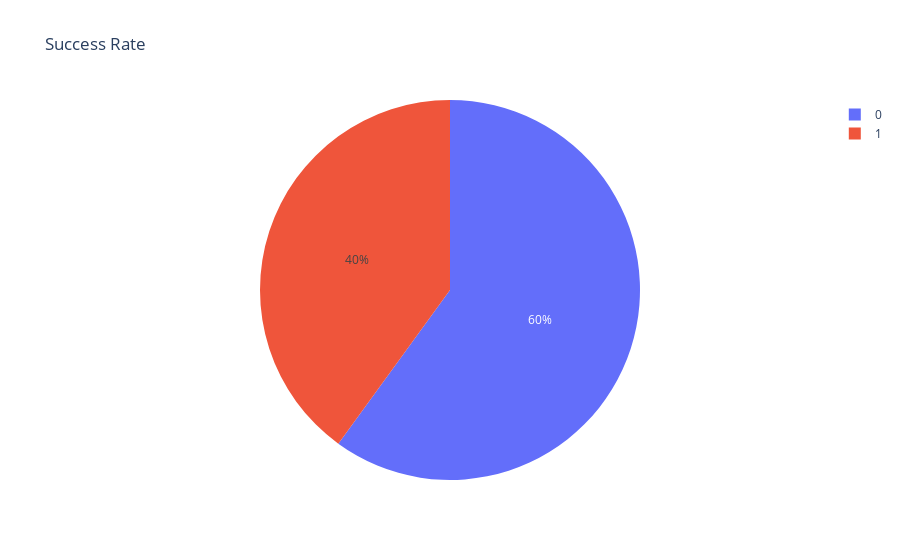

The notebook cell this image was saved under:
### Code cell
fig=px.pie(df3,values='out',names=df3.index,title='Success Rate')
fig.show()

### Figure 1 — Plotly figure (JSON) as saved in the notebook; plotly's stock layout.template omitted (floating-point values rounded to 4 significant figures)
{"data": [{"domain": {"x": [0, 1], "y": [0, 1]}, "hovertemplate": "label=%{label}<br>out=%{value}<extra></extra>", "labels": ["0", "1"], "legendgroup": "", "name": "", "showlegend": true, "type": "pie", "values": [6, 4]}], "layout": {"legend": {"tracegroupgap": 0}, "title": {"text": "Success Rate"}}}
